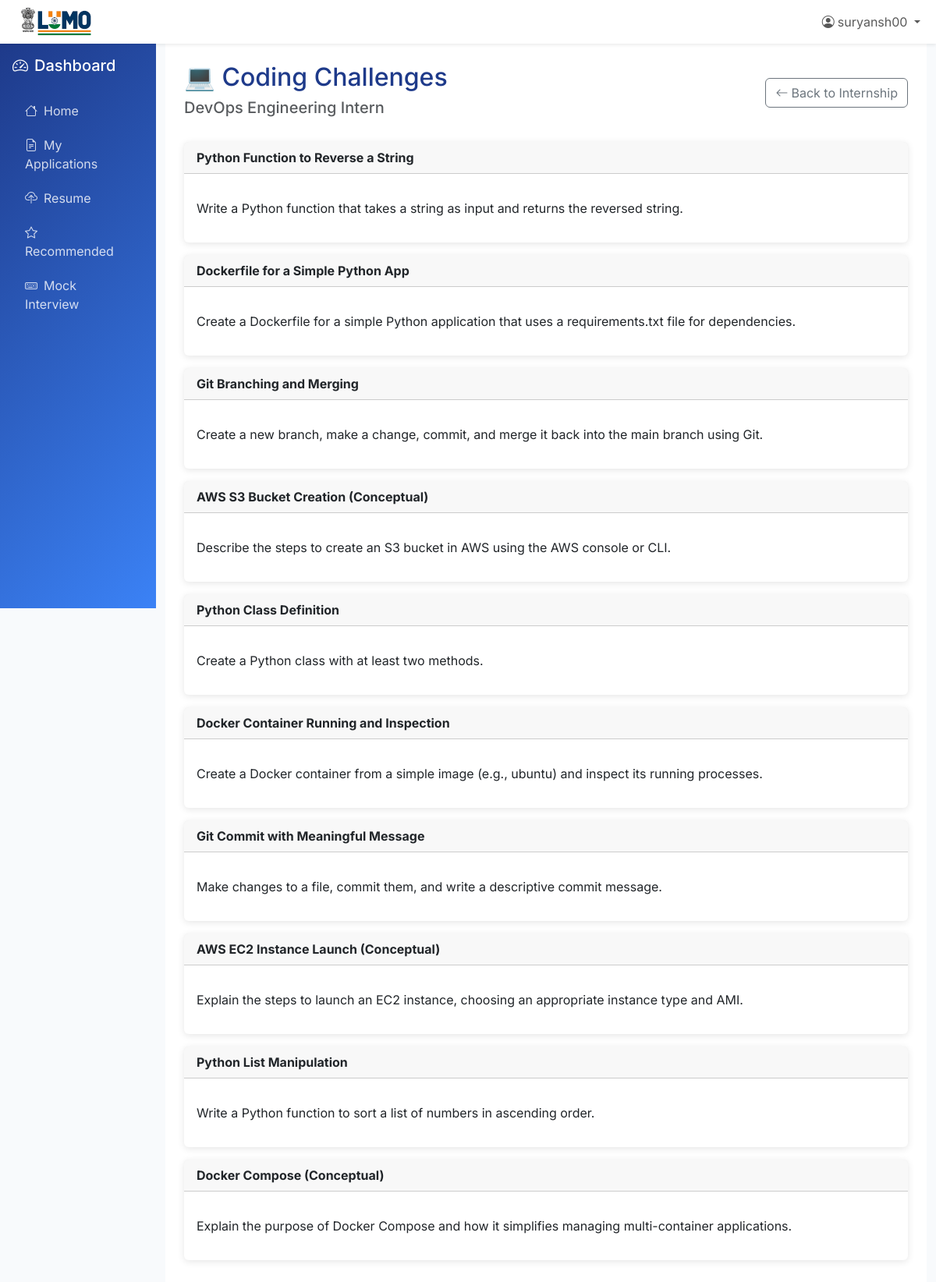
Page /dashboard/internship/6/coding/ (signed in) on the committed database.
### dashboard/models.py (models this page shows, shortened)
class Internship(models.Model):
    title = models.CharField(max_length=255)
    company = models.CharField(max_length=255)
    description = models.TextField()
    location = models.CharField(max_length=150)
    stipend = models.DecimalField(max_digits=10, decimal_places=2, null=True, blank=True)
    duration = models.CharField(max_length=100, help_text="e.g., '3 Months', '6 Weeks'")
    required_skills = models.ManyToManyField(Skill, related_name='internships')
    posted_date = models.DateTimeField(auto_now_add=True)

class CodingQuestion(models.Model):
    internship = models.ForeignKey(Internship, on_delete=models.CASCADE, related_name='coding_questions')
    title = models.CharField(max_length=255)
    problem_statement = models.TextField()
    test_cases = models.JSONField()

### dashboard/views.py (the view)
# urls.py: path("internship/<int:internship_id>/coding/", views.coding_challenges, name="coding_challenges"),
@login_required
def coding_challenges(request, internship_id):
    internship = get_object_or_404(Internship, id=internship_id)
    coding_questions = internship.coding_questions.all()
    context = {
        'internship': internship,
        'coding_questions': coding_questions
    }
    return render(request, 'dashboard/coding_challenges.html', context)

### templates/dashboard/coding_challenges.html (shortened to what this page needs)
{% extends 'dashboard/base.html' %}
{% block dashboard_content %}
<div class="d-flex justify-content-between align-items-center mb-4">
    <div>
        <h1 class="h2 text-lumo">💻 Coding Challenges</h1>
        <h5 class="text-muted">{{ internship.title }}</h5>
    </div>
    <a href="{% url 'internship_detail' internship.id %}" class="btn btn-outline-secondary">
        <i class="bi bi-arrow-left me-1"></i>Back to Internship
    </a>
</div>
{% for question in coding_questions %}
<div class="card mb-3">
    <div class="card-header"><strong>{{ question.title }}</strong></div>
    <div class="card-body">
        <p>{{ question.problem_statement|linebreaks }}</p>
    </div>
</div>
{% empty %}
<p>No coding challenges available for this internship yet.</p>
{% endfor %}
{% endblock %}

### templates/base.html (shortened to what this page needs)
{% load static %}
<!DOCTYPE html>
<html lang="en">
<head>
    <link href="https://cdn.jsdelivr.net/npm/bootstrap@5.3.0/dist/css/bootstrap.min.css" rel="stylesheet">
    <link href="https://cdn.jsdelivr.net/npm/bootstrap-icons@1.10.0/font/bootstrap-icons.css" rel="stylesheet">
</head>
<body>
    <nav class="navbar navbar-expand-lg navbar-light bg-white shadow-sm">
        <div class="container-fluid">
            <a href="/" class="logo">
    <img src="{% static 'logo1.png' %}" alt="LUMO" class="img-fluid" style="height:40px; width:auto;" />
</a>
            <div class="collapse navbar-collapse" id="navbarNav">
                <ul class="navbar-nav ms-auto">
                    {% if user.is_authenticated %}
                        <li class="nav-item dropdown">
                            <a class="nav-link dropdown-toggle" href="#" id="navbarDropdown" role="button" data-bs-toggle="dropdown">
                                <i class="bi bi-person-circle me-1"></i>{{ user.username }}
                            </a>
                        </li>
                    {% endif %}
                </ul>
            </div>
        </div>
    </nav>
    {% block content %}{% endblock %}
</body>
</html>

### templates/base.html (style rules this page uses)
:root { --lumo-primary: #1e3a8a; --lumo-secondary: #3b82f6; --lumo-accent: #06b6d4; --lumo-dark: #1f2937; --lumo-light: #f8fafc; }
body { font-family: 'Inter', sans-serif; background-color: var(--lumo-light); }
.text-lumo { color: var(--lumo-primary); }
.card { border: none; box-shadow: 0 2px 10px rgba(0, 0, 0, 0.1); transition: transform 0.2s ease, box-shadow 0.2s ease; }

### rows in the picture
Internship: title "DevOps Engineering Intern"
CodingQuestion: title "Python Function to Reverse a String", problem_statement "Write a Python function that takes a string as input and returns the reversed string."
CodingQuestion: title "Dockerfile for a Simple Python App", problem_statement "Create a Dockerfile for a simple Python application that uses a requirements.txt file for dependencies."
CodingQuestion: title "Git Branching and Merging", problem_statement "Create a new branch, make a change, commit, and merge it back into the main branch using Git."
CodingQuestion: title "AWS S3 Bucket Creation (Conceptual)", problem_statement "Describe the steps to create an S3 bucket in AWS using the AWS console or CLI."
CodingQuestion: title "Python Class Definition", problem_statement "Create a Python class with at least two methods."
CodingQuestion: title "Docker Container Running and Inspection", problem_statement "Create a Docker container from a simple image (e.g., ubuntu) and inspect its running processes."
CodingQuestion: title "Git Commit with Meaningful Message", problem_statement "Make changes to a file, commit them, and write a descriptive commit message."
CodingQuestion: title "AWS EC2 Instance Launch (Conceptual)", problem_statement "Explain the steps to launch an EC2 instance, choosing an appropriate instance type and AMI."
CodingQuestion: title "Python List Manipulation", problem_statement "Write a Python function to sort a list of numbers in ascending order."
CodingQuestion: title "Docker Compose (Conceptual)", problem_statement "Explain the purpose of Docker Compose and how it simplifies managing multi-container applications."

### other values in the picture
{{ user.username }} "suryansh00"
